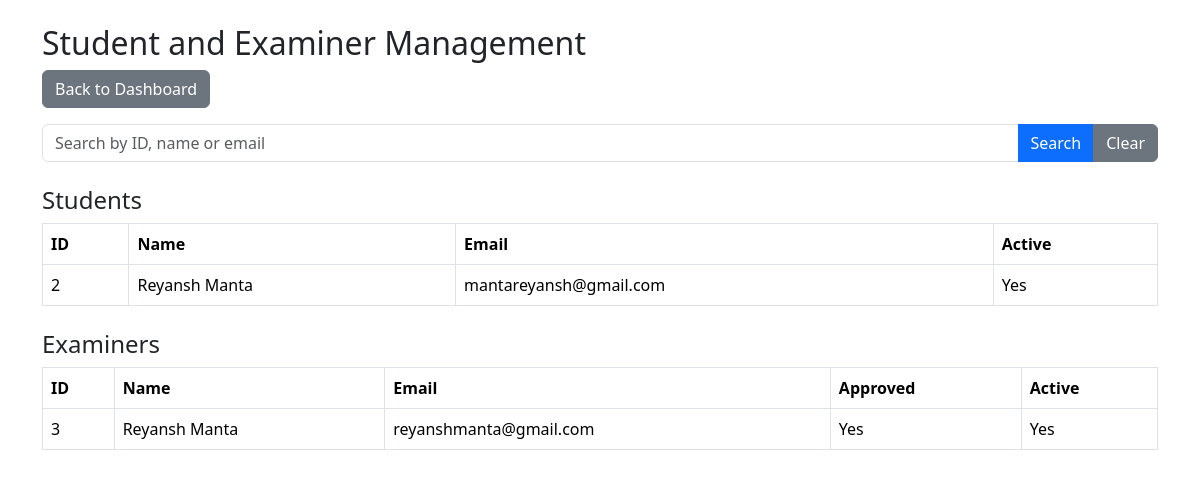
The app's page /admin/users (signed in) with its own data.
### models.py (models this page shows, shortened)
class User(db.Model):
    id = db.Column(db.Integer, primary_key=True)
    name = db.Column(db.String(100), nullable=False)
    email = db.Column(db.String(100), unique=True, nullable=False)
    password_hash = db.Column(db.String(200), nullable=False)
    role = db.Column(db.String(20), nullable=False)
    is_approved = db.Column(db.Boolean, default=False)
    is_active = db.Column(db.Boolean, default=True)

### app.py (the view, shortened to what this page needs)
@app.route("/admin/users")
@role_required("Admin")
def admin_users():
    search = request.args.get("search", "").strip().lower()
    students = User.query.filter_by(role="Student").all()
    examiners = User.query.filter_by(role="Examiner").all()
    return render_template(
        "admin_users.html",
        students=students,
        examiners=examiners,
        search=search
    )

### app.py (called while the page is built)
def role_required(required_role):
    def decorator(function):
        @wraps(function)
        def wrapper(*args, **kwargs):
            if "user_id" not in session:
                return redirect(url_for("login"))
            user = User.query.get(session["user_id"])
            if not user.is_active:
                session.clear()
                return redirect(url_for("login"))
            if user is None:
                session.clear()
                return redirect(url_for("login"))
            if user.role != required_role:
                abort(403)
            if user.role == "Examiner" and not user.is_approved:
                session.clear()
                return redirect(url_for("login"))
            return function(*args, **kwargs)
        return wrapper
    return decorator

### templates/admin_users.html (shortened to what this page needs)
<!DOCTYPE html>
<html>
<head>
    <link href="https://cdn.jsdelivr.net/npm/bootstrap@5.3.3/dist/css/bootstrap.min.css"
          rel="stylesheet">
</head>
<body>
<div class="container mt-4">
    <h2>Student and Examiner Management</h2>
    <a href="{{ url_for('admin_dashboard') }}"
       class="btn btn-secondary mb-3">
        Back to Dashboard
    </a>
    <form method="GET" class="mb-4">
        <div class="input-group">
            <input type="text"
                   name="search"
                   class="form-control"
                   placeholder="Search by ID, name or email"
                   value="{{ search }}">
            <button type="submit" class="btn btn-primary">
                Search
            </button>
            <a href="{{ url_for('admin_users') }}"
               class="btn btn-secondary">
                Clear
            </a>
        </div>
    </form>
    <h4>Students</h4>
    <table class="table table-bordered mb-4">
        <thead>
            <tr>
                <th>ID</th>
                <th>Name</th>
                <th>Email</th>
                <th>Active</th>
            </tr>
        </thead>
        <tbody>
            {% for student in students %}
            <tr>
                <td>{{ student.id }}</td>
                <td>{{ student.name }}</td>
                <td>{{ student.email }}</td>
                <td>{{ "Yes" if student.is_active else "No" }}</td>
            </tr>
            {% else %}
            <tr>
                <td colspan="4" class="text-center">
                    No students found.
                </td>
            </tr>
            {% endfor %}
        </tbody>
    </table>
    <h4>Examiners</h4>
    <table class="table table-bordered">
        <thead>
            <tr>
                <th>ID</th>
                <th>Name</th>
                <th>Email</th>
                <th>Approved</th>
                <th>Active</th>
            </tr>
        </thead>
        <tbody>
            {% for examiner in examiners %}
            <tr>
                <td>{{ examiner.id }}</td>
                <td>{{ examiner.name }}</td>
                <td>{{ examiner.email }}</td>
                <td>{{ "Yes" if examiner.is_approved else "No" }}</td>
                <td>{{ "Yes" if examiner.is_active else "No" }}</td>
            </tr>
            {% else %}
            <tr>
                <td colspan="5" class="text-center">
                    No examiners found.
                </td>
            </tr>
            {% endfor %}
        </tbody>
    </table>
</div>
</body>
</html>

### records on screen
User: id "2", name "Reyansh Manta", email "mantareyansh@gmail.com", is_active "Yes"
User: id "3", name "Reyansh Manta", email "reyanshmanta@gmail.com", is_approved "Yes", is_active "Yes"
